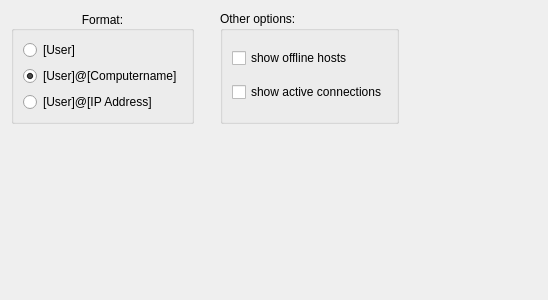
<?xml version="1.0" encoding="UTF-8"?>
<ui version="4.0">
 <class>SettingsContactList</class>
 <widget class="QWidget" name="SettingsContactList">
  <property name="geometry">
   <rect>
    <x>0</x>
    <y>0</y>
    <width>548</width>
    <height>300</height>
   </rect>
  </property>
  <property name="windowTitle">
   <string>Form</string>
  </property>
  <layout class="QGridLayout" name="gridLayout_3">
   <item row="0" column="0">
    <widget class="QGroupBox" name="groupBox">
     <property name="title">
      <string>Format:</string>
     </property>
     <property name="alignment">
      <set>Qt::AlignCenter</set>
     </property>
     <property name="flat">
      <bool>true</bool>
     </property>
     <layout class="QGridLayout" name="gridLayout">
      <item row="1" column="0">
       <widget class="QRadioButton" name="radioUserCompnameList">
        <property name="text">
         <string>[User]@[Computername]</string>
        </property>
        <property name="checked">
         <bool>true</bool>
        </property>
        <attribute name="buttonGroup">
         <string notr="true">buttonGroup</string>
        </attribute>
       </widget>
      </item>
      <item row="2" column="0">
       <widget class="QRadioButton" name="radioHostList">
        <property name="text">
         <string>[User]@[IP Address]</string>
        </property>
        <attribute name="buttonGroup">
         <string notr="true">buttonGroup</string>
        </attribute>
       </widget>
      </item>
      <item row="0" column="0">
       <widget class="QRadioButton" name="radioUserList">
        <property name="text">
         <string>[User]</string>
        </property>
        <attribute name="buttonGroup">
         <string notr="true">buttonGroup</string>
        </attribute>
       </widget>
      </item>
     </layout>
    </widget>
   </item>
   <item row="0" column="2">
    <widget class="QGroupBox" name="groupBox_2">
     <property name="title">
      <string>Other options:</string>
     </property>
     <layout class="QGridLayout" name="gridLayout_2">
      <item row="0" column="0">
       <widget class="QCheckBox" name="checkShowOfflineHosts">
        <property name="text">
         <string>show offline hosts</string>
        </property>
       </widget>
      </item>
      <item row="1" column="0">
       <widget class="QCheckBox" name="checkShowConnections">
        <property name="text">
         <string>show active connections</string>
        </property>
       </widget>
      </item>
     </layout>
    </widget>
   </item>
   <item row="0" column="3">
    <spacer name="horizontalSpacer">
     <property name="orientation">
      <enum>Qt::Horizontal</enum>
     </property>
     <property name="sizeHint" stdset="0">
      <size>
       <width>87</width>
       <height>20</height>
      </size>
     </property>
    </spacer>
   </item>
   <item row="1" column="1">
    <spacer name="verticalSpacer">
     <property name="orientation">
      <enum>Qt::Vertical</enum>
     </property>
     <property name="sizeHint" stdset="0">
      <size>
       <width>20</width>
       <height>156</height>
      </size>
     </property>
    </spacer>
   </item>
  </layout>
 </widget>
 <resources/>
 <connections/>
 <buttongroups>
  <buttongroup name="buttonGroup"/>
 </buttongroups>
</ui>
